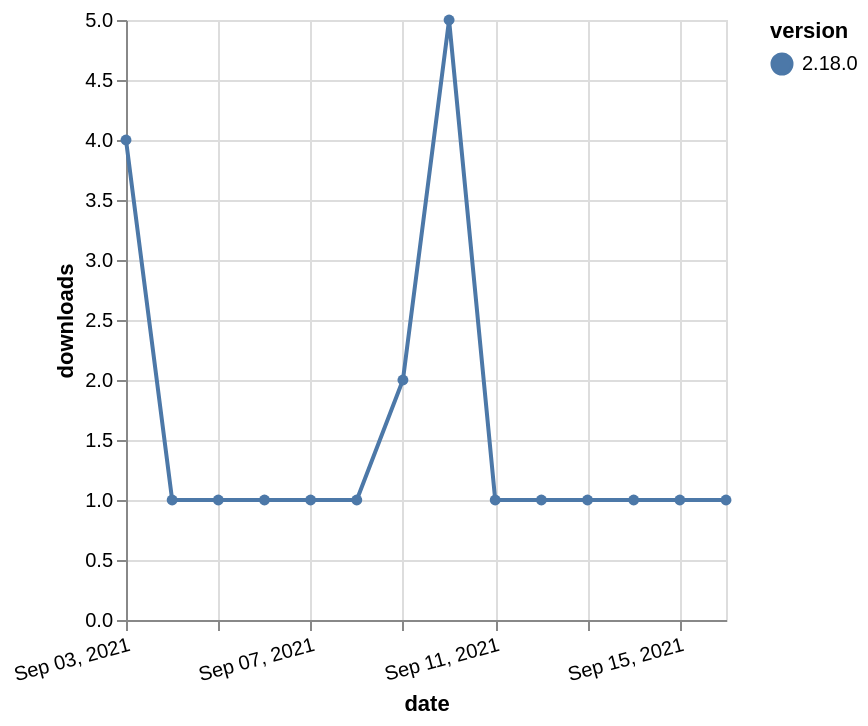

Source (Vega-Lite JSON):
### Vega-Lite specification from a JSON file in a GitHub repository (floating-point values rounded to 4 significant figures)
{"$schema": "https://vega.github.io/schema/vega-lite/v5.json", "description": "A simple bar chart with embedded data.", "data": {"values": [{"date": "2021-09-03", "total": 628, "delta": 4, "version": "2.18.0"}, {"date": "2021-09-04", "total": 629, "delta": 1, "version": "2.18.0"}, {"date": "2021-09-05", "total": 630, "delta": 1, "version": "2.18.0"}, {"date": "2021-09-06", "total": 631, "delta": 1, "version": "2.18.0"}, {"date": "2021-09-07", "total": 632, "delta": 1, "version": "2.18.0"}, {"date": "2021-09-08", "total": 633, "delta": 1, "version": "2.18.0"}, {"date": "2021-09-09", "total": 635, "delta": 2, "version": "2.18.0"}, {"date": "2021-09-10", "total": 640, "delta": 5, "version": "2.18.0"}, {"date": "2021-09-11", "total": 641, "delta": 1, "version": "2.18.0"}, {"date": "2021-09-12", "total": 642, "delta": 1, "version": "2.18.0"}, {"date": "2021-09-13", "total": 643, "delta": 1, "version": "2.18.0"}, {"date": "2021-09-14", "total": 644, "delta": 1, "version": "2.18.0"}, {"date": "2021-09-15", "total": 645, "delta": 1, "version": "2.18.0"}, {"date": "2021-09-16", "total": 646, "delta": 1, "version": "2.18.0"}]}, "width": "container", "mark": {"type": "line", "point": {"filled": true}}, "encoding": {"x": {"field": "date", "type": "temporal", "timeUnit": "yearmonthdate", "title": "date", "axis": {"labelAngle": -15}}, "y": {"field": "delta", "type": "quantitative", "title": "downloads"}, "color": {"field": "version", "type": "nominal"}, "tooltip": {"field": "delta"}}}
